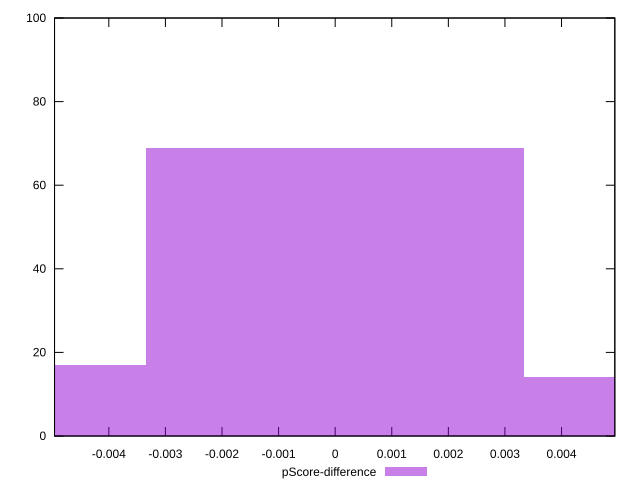

gnuplot code for this plot:
reset

$pScoreDifference <<EOF
-0.006669942447108037 17
0 69
0.006669942447108037 14
EOF

set key outside below
set boxwidth 0.006669942447108037
set xrange [-0.004959352663866046:0.004941841887388415]
set yrange [0:100]
set trange [0:100]
set style fill transparent solid 0.5 noborder
set terminal svg size 640, 490 enhanced background rgb 'white'
set output "report/report_00029_2021-02-24T13-36-40.390Z/first-cpu-idle/samples/astro/pScore-difference/histogram.svg"

plot $pScoreDifference title "pScore-difference" with boxes

reset
